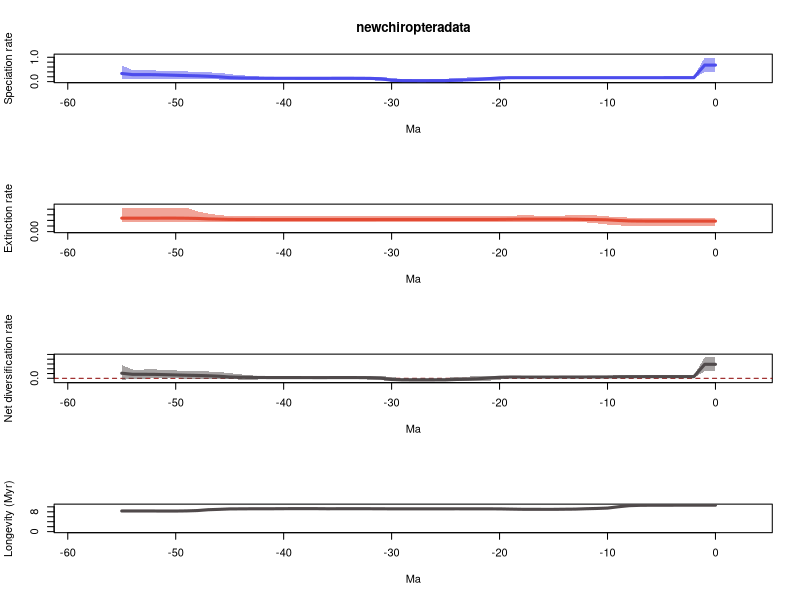

Write R code to recreate this figure.
# 1 files combined:
# 	/home/eeb177-student/Desktop/eeb-177/final-project/chiroptera/pyrate_mcmc_logs/newchiropteradata_1_marginal_rates.log

# 95% HPDs calculated using code from Biopy (https://www.cs.auckland.ac.nz/~yhel002/biopy/)

pdf(file='/home/eeb177-student/Desktop/eeb-177/final-project/chiroptera/pyrate_mcmc_logs/newchiropteradata_1_marginal_rates_RTT.pdf',width=0.6*9, height=16.8)
par(mfrow=c(4,1))
library(scales)
L_hpd_m95=c(0.402447682821, 0.402447682821,0.13280196043,0.126963883416,0.126963883416,0.131758763778,0.131758763778,0.131758763778,0.131758763778,0.131758763778,0.131758763778,0.131758763778,0.131758763778,0.131758763778,0.131758763778,0.131758763778,0.131758763778,0.131758763778,0.131758763778,0.131758763778,0.0355676728512,0.0200601072943,0.00844156178016,0.00844156178016,0.000378885905647,0.000108915557208,0.000108915557208,0.000108915557208,0.000108915557208,0.000108915557208,0.000108915557208,0.0288892413655,0.0593488745221,0.078272673077,0.078721541583,0.0820341500532,0.078721541583,0.0820341500532,0.0830866798834,0.0820341500532,0.0820341500532,0.0820341500532,0.0720373672607,0.0697882140687,0.0660516860101,0.0697882140687,0.0880527626783,0.106713739676,0.110325842151,0.111931553979,0.121509565422,0.111931553979,0.127454049106,0.127454049106,0.127454049106,0.119730644202)
L_hpd_M95=c(0.987337343349, 0.987337343349,0.205655961213,0.198720153877,0.198720153877,0.202724375672,0.202724375672,0.202724375672,0.202724375672,0.202724375672,0.202724375672,0.202724375672,0.202724375672,0.202724375672,0.202724375672,0.202724375672,0.202724375672,0.202724375672,0.202724375672,0.202724375672,0.194764877581,0.186718184808,0.176422728106,0.169707105771,0.161012328912,0.111983296449,0.100568049912,0.0958302908144,0.0971065342353,0.105344037288,0.149116602957,0.195434902093,0.203598009803,0.199680779918,0.198234266715,0.199680779918,0.198491477269,0.198530629293,0.198530629293,0.198530629293,0.198530629293,0.198530629293,0.199680779918,0.234912996275,0.264122059409,0.30541622132,0.365488632849,0.379934169519,0.406080331174,0.417429852063,0.432120545363,0.437099990857,0.461530198289,0.461530198289,0.461530198289,0.675399892912)
M_hpd_m95=c(0.0473537810361, 0.0473537810361,0.0473537810361,0.0473537810361,0.0506189790722,0.0506189790722,0.0506189790722,0.0506189790722,0.0506189790722,0.0558652214158,0.0634194745573,0.0742723960764,0.0825246576303,0.0851267024219,0.0851267024219,0.0851267024219,0.0851267024219,0.0864617950833,0.0864617950833,0.0881532290228,0.0848489980528,0.0848489980528,0.0848489980528,0.0848489980528,0.0848489980528,0.0848489980528,0.0848489980528,0.0851267024219,0.0851267024219,0.0851267024219,0.0851267024219,0.0848489980528,0.0851267024219,0.0851267024219,0.0853740345352,0.0853740345352,0.0853740345352,0.0873902602515,0.0873902602515,0.0873902602515,0.0863464051844,0.0848489980528,0.0848489980528,0.0851267024219,0.0848489980528,0.0848489980528,0.0851267024219,0.0851267024219,0.08150418687,0.0851267024219,0.0851267024219,0.0851267024219,0.0851267024219,0.0851267024219,0.0851267024219,0.0851267024219)
M_hpd_M95=c(0.121001117127, 0.121001117127,0.121001117127,0.121001117127,0.125201141702,0.125201141702,0.125201141702,0.125201141702,0.125497126689,0.128400735,0.136157396859,0.143949295484,0.147667834164,0.145229761234,0.143697322038,0.143322800958,0.143322800958,0.143949295484,0.143949295484,0.143697322038,0.13877499936,0.137941190772,0.137941190772,0.136912040799,0.136912040799,0.136912040799,0.136912040799,0.136912040799,0.136912040799,0.136912040799,0.136912040799,0.136285992,0.136285992,0.135636604745,0.136157396859,0.136157396859,0.136157396859,0.136912040799,0.136912040799,0.136912040799,0.136912040799,0.136157396859,0.136157396859,0.136912040799,0.137941190772,0.139236369786,0.147667834164,0.161380227199,0.180920143959,0.214056861464,0.214429536954,0.214429536954,0.214056861464,0.214056861464,0.214056861464,0.214056861464)
R_hpd_m95=c(0.296619100199, 0.296619100199,0.0218473715207,0.0223751000321,0.0218473715207,0.0218473715207,0.0218473715207,0.0218473715207,0.0223751000321,0.0199318575292,0.00467988855556,0.00249156718785,0.00636159329776,0.00636159329776,0.00636159329776,0.00636159329776,0.00636159329776,0.00636159329776,0.00636159329776,0.00853631167919,-0.0600874645054,-0.100139066775,-0.105290052334,-0.108128111821,-0.114659855769,-0.12680770257,-0.121634477842,-0.121291723971,-0.121291723971,-0.120100674838,-0.11203035035,-0.0851515924981,-0.0543988183423,-0.0416678768028,-0.0388221350686,-0.0388221350686,-0.0388221350686,-0.0388221350686,-0.0347143509472,-0.0347143509472,-0.0388221350686,-0.031163097499,-0.0383583769467,-0.0683201393116,-0.0536524876706,-0.0383583769467,-0.031163097499,-0.0167570709427,-0.0165813222429,-0.0165813222429,-0.000662555477429,-0.0114675663494,0.000601842394247,-0.0114675663494,-0.0114675663494,-0.075400967235)
R_hpd_M95=c(0.881185882057, 0.881185882057,0.126707287792,0.126707287792,0.126707287792,0.128677887895,0.128677887895,0.128677887895,0.126707287792,0.126707287792,0.107497447573,0.100527036817,0.099002593979,0.099002593979,0.099002593979,0.099002593979,0.099002593979,0.099002593979,0.0983984328782,0.099002593979,0.099002593979,0.0847895992106,0.0784121691687,0.0745487679251,0.0636610110019,0.0108177825678,-0.00242709675083,-0.0063066864561,-0.00347142778047,0.00439849188575,0.0523239502178,0.0952227705184,0.0961705789594,0.096994037495,0.0961705789594,0.0952227705184,0.0952227705184,0.0941864711599,0.096994037495,0.096994037495,0.0935654207338,0.099499468033,0.10321913322,0.119328734545,0.166343571023,0.215885691178,0.269640312973,0.285819940766,0.301264765206,0.309670235499,0.328454421302,0.349969311428,0.376104176099,0.368627831853,0.368627831853,0.550066109345)
L_mean=c(0.679588611752, 0.679588611752,0.16356105046,0.162874249917,0.162922410617,0.16253189987,0.162587555109,0.162587555109,0.162587555109,0.162587555109,0.162587555109,0.162587555109,0.162587555109,0.162587555109,0.162587555109,0.162587555109,0.162587555109,0.162587555109,0.162587555109,0.162587555109,0.152342939245,0.122703409601,0.089005943092,0.0704217095587,0.0595874834228,0.0419074592529,0.0399657268226,0.0388106673734,0.0392184559693,0.0408797905301,0.0581031772391,0.115734094639,0.133567662725,0.137226127307,0.138863848177,0.138819219464,0.137306209637,0.136736940345,0.136940348725,0.137614986822,0.137614986822,0.138049751453,0.14137282415,0.145670311852,0.151638128931,0.163437560213,0.197042716151,0.219440079841,0.237005510185,0.247223629764,0.260045554795,0.27303245901,0.285049928455,0.28731836336,0.28731836336,0.333209570496)
M_mean=c(0.0937235571477, 0.0937235571477,0.0937235571477,0.0937235571477,0.0938329076303,0.0939195563468,0.0939394423552,0.094254411817,0.095517584356,0.0997127988711,0.10524813254,0.107000561339,0.108320870002,0.110089604342,0.110573809842,0.111187473915,0.111187473915,0.111107150699,0.110855608756,0.109978848711,0.108981604542,0.108840371842,0.108658448017,0.108657441684,0.108593300743,0.108702730255,0.108810165512,0.108786588851,0.108796025514,0.108753819691,0.108716784671,0.10848759269,0.108249584792,0.10822734486,0.108206323864,0.108243313454,0.108316123279,0.107877074449,0.107877074449,0.107877074449,0.107995238908,0.108338134548,0.1083702049,0.108495478232,0.108825327047,0.109185677546,0.111308895095,0.113187927704,0.117694895675,0.119593297552,0.120396986195,0.120481140733,0.120144698509,0.120144698509,0.120144698509,0.120144698509)
R_mean=c(0.585865054604, 0.585865054604,0.0698374933128,0.0691506927689,0.0690895029865,0.0686123435227,0.0686481127537,0.0683331432919,0.0670699707529,0.0628747562378,0.0573394225689,0.0555869937699,0.0542666851073,0.0524979507669,0.0520137452671,0.0514000811937,0.0514000811937,0.0514804044095,0.0517319463533,0.0526087063983,0.043361334703,0.0138630377595,-0.0196525049246,-0.0382357321258,-0.0490058173198,-0.0667952710022,-0.068844438689,-0.0699759214779,-0.0695775695447,-0.0678740291611,-0.0506136074323,0.00724650194948,0.0253180779327,0.0289987824479,0.0306575243133,0.0305759060102,0.0289900863581,0.0288598658956,0.0290632742759,0.0297379123732,0.0296197479147,0.029711616905,0.0330026192505,0.0371748336204,0.0428128018837,0.0542518826674,0.0857338210559,0.106252152137,0.11931061451,0.127630332212,0.139648568601,0.152551318276,0.164905229945,0.167173664851,0.167173664851,0.213064871987)
trans=0.5
age=(0:(56-1))* -1
plot(age,age,type = 'n', ylim = c(0, 1.08607107768), xlim = c(-58.8,2.8), ylab = 'Speciation rate', xlab = 'Ma',main='newchiropteradata' )
polygon(c(age, rev(age)), c(L_hpd_M95, rev(L_hpd_m95)), col = alpha("#4c4cec",trans), border = NA)
lines(rev(age), rev(L_mean), col = "#4c4cec", lwd=3)
plot(age,age,type = 'n', ylim = c(0, 0.235872490649), xlim = c(-58.8,2.8), ylab = 'Extinction rate', xlab = 'Ma' )
polygon(c(age, rev(age)), c(M_hpd_M95, rev(M_hpd_m95)), col = alpha("#e34a33",trans), border = NA)
lines(rev(age), rev(M_mean), col = "#e34a33", lwd=3)
plot(age,age,type = 'n', ylim = c(-0.139488472827, 0.969304470263), xlim = c(-58.8,2.8), ylab = 'Net diversification rate', xlab = 'Ma' )
abline(h=0,lty=2,col="darkred")
polygon(c(age, rev(age)), c(R_hpd_M95, rev(R_hpd_m95)), col = alpha("#504A4B",trans), border = NA)
lines(rev(age), rev(R_mean), col = "#504A4B", lwd=3)
plot(age,age,type = 'n', ylim = c(0, max(1/M_mean)), xlim = c(-58.8,2.8), ylab = 'Longevity (Myr)', xlab = 'Ma' )
lines(rev(age), rev(1/M_mean), col = "#504A4B", lwd=3)
n <- dev.off()